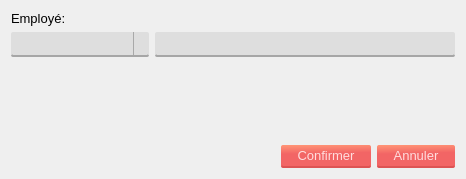
<?xml version="1.0" encoding="UTF-8"?>
<ui version="4.0">
 <class>Affecter</class>
 <widget class="QDialog" name="Affecter">
  <property name="windowModality">
   <enum>Qt::ApplicationModal</enum>
  </property>
  <property name="geometry">
   <rect>
    <x>0</x>
    <y>0</y>
    <width>466</width>
    <height>179</height>
   </rect>
  </property>
  <property name="minimumSize">
   <size>
    <width>200</width>
    <height>0</height>
   </size>
  </property>
  <property name="windowTitle">
   <string>Affecter</string>
  </property>
  <property name="styleSheet">
   <string notr="true">*{
	font: 10pt;
}
#Form{
	
	background-color: rgb(255, 255, 255);
	font: 10pt;
}

.QPushButton{
	border-radius: 2;
	background-color: qlineargradient(spread:pad, x1:0.548, y1:1, x2:0.469455, y2:0, stop:0.627119 rgba(242, 101, 101, 255), stop:1 rgba(255, 146, 117, 255));
	border-bottom: 2px solid;
	border-bottom-color:rgb(221, 83, 83);
	padding: 3px 16px;
	color:rgb(255, 221, 221);	
	font: 10pt;
}
.QPushButton:pressed{
	background-color: rgb(220, 91, 91);
	border-bottom-color: rgb(194, 73, 73);
}

.QLineEdit{
	border-radius: 2;
	border-bottom: 2px solid rgb(166, 166, 166);
	font: 10pt;
	padding: 3px 6px;
	
	background-color:rgb(222, 222, 222);
}

.QComboBox{
	border-radius: 2;
	background-color:rgb(222, 222, 222);
	border: none;
	padding: 3px 6px;
	border-bottom: 2px solid rgb(166, 166, 166);
}
.QComboBox::drop-down{
	 subcontrol-origin: padding;
    subcontrol-position: top right;
	
	border-left-width: 1px;
    border-left-color: darkgray;
    border-left-style: solid;
}
QComboBox:!editable:on, QComboBox::drop-down:editable:on {
    background: qlineargradient(x1: 0, y1: 0, x2: 0, y2: 1,
                                stop: 0 #D3D3D3, stop: 0.4 #D8D8D8,
                                stop: 0.5 #DDDDDD, stop: 1.0 #E1E1E1);
}
QTableWidget{
	
}</string>
  </property>
  <property name="modal">
   <bool>true</bool>
  </property>
  <layout class="QGridLayout" name="gridLayout">
   <item row="0" column="0">
    <widget class="QLabel" name="label">
     <property name="text">
      <string>Employé:</string>
     </property>
    </widget>
   </item>
   <item row="1" column="0" colspan="3">
    <layout class="QHBoxLayout" name="horizontalLayout">
     <item>
      <widget class="QComboBox" name="combo_emp">
       <property name="maximumSize">
        <size>
         <width>16777215</width>
         <height>16777215</height>
        </size>
       </property>
      </widget>
     </item>
     <item>
      <widget class="QLineEdit" name="champ">
       <property name="enabled">
        <bool>false</bool>
       </property>
       <property name="maximumSize">
        <size>
         <width>300</width>
         <height>16777215</height>
        </size>
       </property>
      </widget>
     </item>
    </layout>
   </item>
   <item row="2" column="1">
    <spacer name="verticalSpacer">
     <property name="orientation">
      <enum>Qt::Vertical</enum>
     </property>
     <property name="sizeHint" stdset="0">
      <size>
       <width>20</width>
       <height>40</height>
      </size>
     </property>
    </spacer>
   </item>
   <item row="3" column="0">
    <spacer name="horizontalSpacer">
     <property name="orientation">
      <enum>Qt::Horizontal</enum>
     </property>
     <property name="sizeHint" stdset="0">
      <size>
       <width>40</width>
       <height>20</height>
      </size>
     </property>
    </spacer>
   </item>
   <item row="3" column="1">
    <widget class="QPushButton" name="confirmer_button">
     <property name="text">
      <string>Confirmer</string>
     </property>
    </widget>
   </item>
   <item row="3" column="2">
    <widget class="QPushButton" name="pushButton_2">
     <property name="text">
      <string>Annuler</string>
     </property>
    </widget>
   </item>
  </layout>
 </widget>
 <resources/>
 <connections>
  <connection>
   <sender>pushButton_2</sender>
   <signal>clicked()</signal>
   <receiver>Affecter</receiver>
   <slot>close()</slot>
   <hints>
    <hint type="sourcelabel">
     <x>478</x>
     <y>161</y>
    </hint>
    <hint type="destinationlabel">
     <x>233</x>
     <y>102</y>
    </hint>
   </hints>
  </connection>
 </connections>
</ui>
